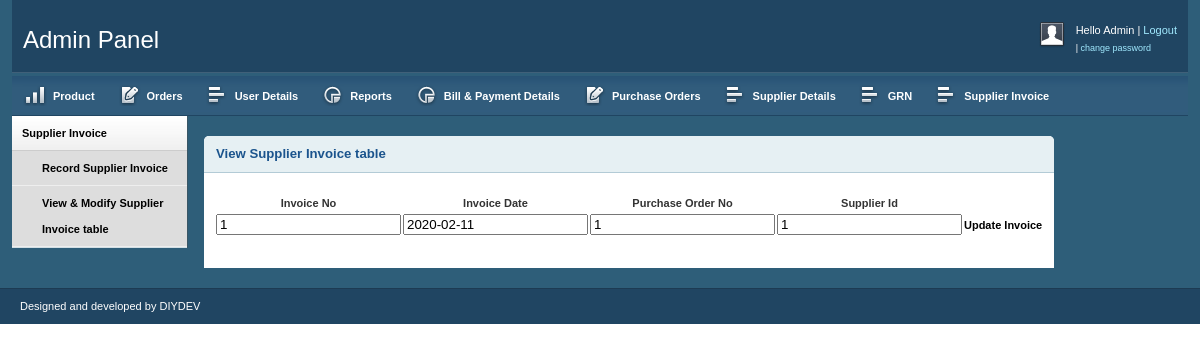
Page /admin/view_sinv.php (signed in) on the committed database.
### tables this page shows
CREATE TABLE `sup_invoice` (
  `invoice_no` int(10) NOT NULL,
  `invoice_date` varchar(10) NOT NULL,
  `po_no` int(10) NOT NULL
);

CREATE TABLE `po` (
  `po_no` int(10) NOT NULL,
  `po_date` varchar(10) NOT NULL,
  `s_id` int(10) NOT NULL,
  `total` int(10) NOT NULL
);

### admin/view_sinv.php (the view, shortened to what this page needs)
<?php
include "admin_header.php";
$conn = mysqli_connect("localhost","root","","online_shopping");
?>
        <div class="grid_2">
            <div class="box sidemenu">
                <div class="block" id="section-menu">
                    <ul class="section menu">
                        <li><a class="menuitem">Supplier Invoice</a>
                            <ul class="submenu">
                                <li><a href="add_sinv.php">Record Supplier Invoice</a> </li>
                                <li><a href="view_sinv.php">View & Modify Supplier Invoice table</a> </li>
                            </ul>
                        </li>
                    </ul>
                </div>
            </div>
        </div>
        <div class="grid_15">
            <div class="box round first">
                <h2>View Supplier Invoice table</h2>
                <div class="block">
                            <form name="form1" action="" method="post" enctype="multipart/form-data">
                                <table>
                                    <thead>
                                        <th>Invoice No</th>
                                        <th>Invoice Date</th>
                                    	<th>Purchase Order No</th>
                                        <th>Supplier Id</th>
                                    </thead>
                                    <tbody>
                                        <?php
										$sql  = mysqli_query($conn,"select sup_invoice.invoice_no, sup_invoice.invoice_date, sup_invoice.po_no, po.s_id
										FROM sup_invoice INNER JOIN po ON
										sup_invoice.po_no = po.po_no
										order by invoice_no asc");
                                        while($row = mysqli_fetch_assoc($sql))
										{
                                        echo "<tr>";
                                        echo "<td>"; ?> <input type="text"  value="<?php echo $row["invoice_no"]; ?>" readonly > <?php echo "</td>";
										echo "<td>"; ?> <input type="text"  value="<?php echo $row["invoice_date"]; ?>" readonly > <?php echo "</td>";
                                        echo "<td>"; ?> <input type="text"  value="<?php echo $row["po_no"]; ?>" readonly > <?php echo "</td>";
										echo "<td>"; ?> <input type="text"  value="<?php echo $row["s_id"]; ?>" readonly > <?php echo "</td>";
										echo "<td>"; ?> <a href="update_sinv.php?id=<?php echo $row["invoice_no"]; ?>"> Update Invoice </a> <?php echo "</td>";
                                        echo "</tr>";
                                        }
										?>
                                    </tbody>
                                </table>
                                </form>
                            </div>
                        </div>
<?php
include "admin_footer.php";
?>

### admin/css/grid.css (style rules this page uses)
.grid_1, .grid_2, .grid_3, .grid_4, .grid_5, .grid_6, .grid_7, .grid_8, .grid_9, .grid_10, .grid_11, .grid_12, .grid_13, .grid_14, .grid_15, .grid_16 { display: inline; float: left; margin-left: 1%; margin-right: 1%; }
.container_12 .grid_2 { width: 14.666%; }

### admin/css/layout.css (style rules this page uses)
body { background: #fff; color: #333; font-size: 11px; padding: 0 0 0px; }
a { color: #000; font-weight:bold; text-decoration: none; }
h1, h2, h3, h4, h5, h6 { line-height:1.2em; margin-bottom:.3em; }
h2 { margin-top:1em; }
.box { background:#fff; margin-bottom:20px; padding:10px 10px 10px 10px; margin-left:-8px; }
.box.round { -moz-border-radius: 5px 5px 0px 0px; -webkit-border-radius: 5px 5px 0px 0px; border-radius: 5px 5px 0px 0px; }
.box h2 { font-size:1.2em; font-weight:bold; color:#1B548D; background:#E6F0F3; margin:-10px -10px 0 -10px; padding:10px 12px; border-bottom:1px solid #B3CBD6; -moz-border-radius: 5px 5px 0px 0px; -webkit-border-radius: 5px 5px 0px 0px; border-radius: 5px 5px 0px 0px; }
.box.first { margin-top:20px; }
.block { padding-top:20px; }
.box.sidemenu { background-color:#D1DEE4; border-right:1px solid #3A5665; padding:0px; margin:0px; cursor:pointer; }
.box.sidemenu .block { padding-top:0px; margin-top:0px; }
ul, ol { padding-top:0; }
ul.menu { list-style:none; border-top:1px solid #bbb; }
ul.menu li { margin:0; }
ul.menu li a { display:block; padding:4px 10px; border-bottom:1px solid #ccc; }
ul.menu ul { list-style:none; margin:0; }
ul.menu ul li a { padding-left:30px; }
ul.section { border-top:0; margin-bottom:0; }
ul.section li a { background:url(../img/sidemenu-repeat.jpg) repeat-x; line-height:26px; }
ul.section li li a { background:#ddd; border-bottom:1px solid #eee; }
ul.section ul li { text-transform:none; }
.block { padding-bottom:1px; }

### rows in the picture
sup_invoice: invoice_no "1", invoice_date "2020-02-11", po_no "1", s_id "1"
